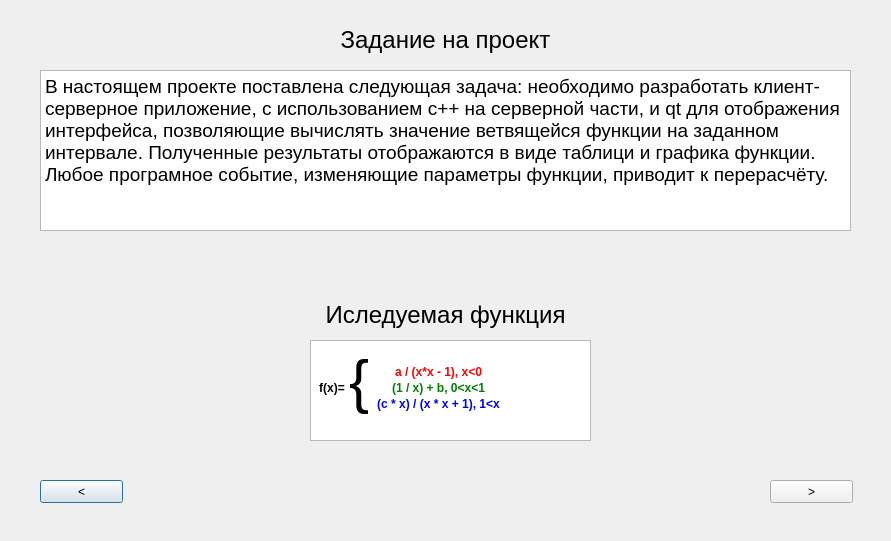
<?xml version="1.0" encoding="UTF-8"?>
<ui version="4.0">
 <class>sstr</class>
 <widget class="QDialog" name="sstr">
  <property name="geometry">
   <rect>
    <x>0</x>
    <y>0</y>
    <width>891</width>
    <height>541</height>
   </rect>
  </property>
  <property name="windowTitle">
   <string>Dialog</string>
  </property>
  <widget class="QPushButton" name="pushButton">
   <property name="geometry">
    <rect>
     <x>40</x>
     <y>480</y>
     <width>83</width>
     <height>23</height>
    </rect>
   </property>
   <property name="text">
    <string>&lt;</string>
   </property>
  </widget>
  <widget class="QPushButton" name="pushButton_2">
   <property name="geometry">
    <rect>
     <x>770</x>
     <y>480</y>
     <width>83</width>
     <height>23</height>
    </rect>
   </property>
   <property name="text">
    <string>&gt;</string>
   </property>
  </widget>
  <widget class="QTextBrowser" name="textBrowser">
   <property name="geometry">
    <rect>
     <x>310</x>
     <y>340</y>
     <width>281</width>
     <height>101</height>
    </rect>
   </property>
   <property name="html">
    <string>&lt;!DOCTYPE HTML PUBLIC &quot;-//W3C//DTD HTML 4.0//EN&quot; &quot;http://www.w3.org/TR/REC-html40/strict.dtd&quot;&gt;
&lt;html&gt;&lt;head&gt;&lt;meta name=&quot;qrichtext&quot; content=&quot;1&quot; /&gt;&lt;meta charset=&quot;utf-8&quot; /&gt;&lt;style type=&quot;text/css&quot;&gt;
p, li { white-space: pre-wrap; }
hr { height: 1px; border-width: 0; }
li.unchecked::marker { content: &quot;\2610&quot;; }
li.checked::marker { content: &quot;\2612&quot;; }
&lt;/style&gt;&lt;/head&gt;&lt;body style=&quot; font-family:'Sans Serif'; font-size:9pt; font-weight:400; font-style:normal;&quot;&gt;
&lt;table border=&quot;0&quot; style=&quot; margin-top:0px; margin-bottom:0px; margin-left:0px; margin-right:0px;&quot; cellspacing=&quot;2&quot; cellpadding=&quot;0&quot;&gt;
&lt;tr&gt;
&lt;td&gt;
&lt;table border=&quot;0&quot; style=&quot; margin-top:0px; margin-bottom:0px; margin-left:0px; margin-right:0px;&quot; cellspacing=&quot;2&quot; cellpadding=&quot;0&quot;&gt;
&lt;tr&gt;
&lt;td&gt;&lt;/td&gt;&lt;/tr&gt;
&lt;tr&gt;
&lt;td&gt;&lt;/td&gt;&lt;/tr&gt;
&lt;tr&gt;
&lt;td&gt;
&lt;p align=&quot;center&quot; style=&quot; margin-top:0px; margin-bottom:0px; margin-left:0px; margin-right:0px; -qt-block-indent:0; text-indent:0px;&quot;&gt;&lt;span style=&quot; font-weight:700;&quot;&gt;f(x)=&lt;/span&gt;&lt;/p&gt;&lt;/td&gt;&lt;/tr&gt;
&lt;tr&gt;
&lt;td&gt;&lt;/td&gt;&lt;/tr&gt;&lt;/table&gt;&lt;/td&gt;
&lt;td&gt;
&lt;p style=&quot; margin-top:0px; margin-bottom:0px; margin-left:0px; margin-right:0px; -qt-block-indent:0; text-indent:0px;&quot;&gt;&lt;span style=&quot; font-size:45pt;&quot;&gt;{&lt;/span&gt; &lt;/p&gt;&lt;/td&gt;
&lt;td&gt;
&lt;table border=&quot;0&quot; style=&quot; margin-top:0px; margin-bottom:0px; margin-left:0px; margin-right:0px;&quot; cellspacing=&quot;2&quot; cellpadding=&quot;0&quot;&gt;
&lt;tr&gt;
&lt;td&gt;&lt;/td&gt;&lt;/tr&gt;
&lt;tr&gt;
&lt;td&gt;
&lt;p align=&quot;center&quot; style=&quot; margin-top:0px; margin-bottom:0px; margin-left:0px; margin-right:0px; -qt-block-indent:0; text-indent:0px;&quot;&gt;&lt;span style=&quot; font-weight:700; color:#ff0000;&quot;&gt;a / (x*x - 1), x&amp;lt;0&lt;/span&gt;&lt;/p&gt;&lt;/td&gt;&lt;/tr&gt;
&lt;tr&gt;
&lt;td&gt;
&lt;p align=&quot;center&quot; style=&quot; margin-top:0px; margin-bottom:0px; margin-left:0px; margin-right:0px; -qt-block-indent:0; text-indent:0px;&quot;&gt;&lt;span style=&quot; font-weight:700; color:#008000;&quot;&gt;(1 / x) + b, 0&amp;lt;x&amp;lt;1&lt;/span&gt;&lt;/p&gt;&lt;/td&gt;&lt;/tr&gt;
&lt;tr&gt;
&lt;td&gt;
&lt;p align=&quot;center&quot; style=&quot; margin-top:0px; margin-bottom:0px; margin-left:0px; margin-right:0px; -qt-block-indent:0; text-indent:0px;&quot;&gt;&lt;span style=&quot; font-weight:700; color:#0000ff;&quot;&gt;(c * x) / (x * x + 1), 1&amp;lt;x&lt;/span&gt;&lt;/p&gt;&lt;/td&gt;&lt;/tr&gt;&lt;/table&gt;&lt;/td&gt;&lt;/tr&gt;&lt;/table&gt;&lt;/body&gt;&lt;/html&gt;</string>
   </property>
  </widget>
  <widget class="QLabel" name="label">
   <property name="geometry">
    <rect>
     <x>40</x>
     <y>290</y>
     <width>811</width>
     <height>51</height>
    </rect>
   </property>
   <property name="text">
    <string>&lt;html&gt;&lt;head/&gt;&lt;body&gt;&lt;p align=&quot;center&quot;&gt;&lt;span style=&quot; font-size:18pt;&quot;&gt;Иследуемая функция&lt;/span&gt;&lt;/p&gt;&lt;/body&gt;&lt;/html&gt;</string>
   </property>
  </widget>
  <widget class="QLabel" name="label_2">
   <property name="geometry">
    <rect>
     <x>40</x>
     <y>20</y>
     <width>811</width>
     <height>41</height>
    </rect>
   </property>
   <property name="text">
    <string>&lt;html&gt;&lt;head/&gt;&lt;body&gt;&lt;p align=&quot;center&quot;&gt;&lt;span style=&quot; font-size:18pt;&quot;&gt;Задание на проект&lt;/span&gt;&lt;/p&gt;&lt;/body&gt;&lt;/html&gt;</string>
   </property>
  </widget>
  <widget class="QTextBrowser" name="textBrowser_2">
   <property name="geometry">
    <rect>
     <x>40</x>
     <y>70</y>
     <width>811</width>
     <height>161</height>
    </rect>
   </property>
   <property name="html">
    <string>&lt;!DOCTYPE HTML PUBLIC &quot;-//W3C//DTD HTML 4.0//EN&quot; &quot;http://www.w3.org/TR/REC-html40/strict.dtd&quot;&gt;
&lt;html&gt;&lt;head&gt;&lt;meta name=&quot;qrichtext&quot; content=&quot;1&quot; /&gt;&lt;meta charset=&quot;utf-8&quot; /&gt;&lt;style type=&quot;text/css&quot;&gt;
p, li { white-space: pre-wrap; }
hr { height: 1px; border-width: 0; }
li.unchecked::marker { content: &quot;\2610&quot;; }
li.checked::marker { content: &quot;\2612&quot;; }
&lt;/style&gt;&lt;/head&gt;&lt;body style=&quot; font-family:'Sans Serif'; font-size:9pt; font-weight:400; font-style:normal;&quot;&gt;
&lt;p style=&quot; margin-top:0px; margin-bottom:0px; margin-left:0px; margin-right:0px; -qt-block-indent:0; text-indent:0px;&quot;&gt;&lt;span style=&quot; font-size:14pt;&quot;&gt;В настоящем проекте поставлена следующая задача: необходимо разработать клиент-серверное приложение, с использованием c++ на серверной части, и qt для отображения интерфейса, позволяющие вычислять значение ветвящейся функции на заданном интервале. Полученные результаты отображаются в виде таблици и графика функции. Любое програмное событие, изменяющие параметры функции, приводит к перерасчёту.&lt;/span&gt;&lt;/p&gt;&lt;/body&gt;&lt;/html&gt;</string>
   </property>
  </widget>
 </widget>
 <resources/>
 <connections/>
</ui>
